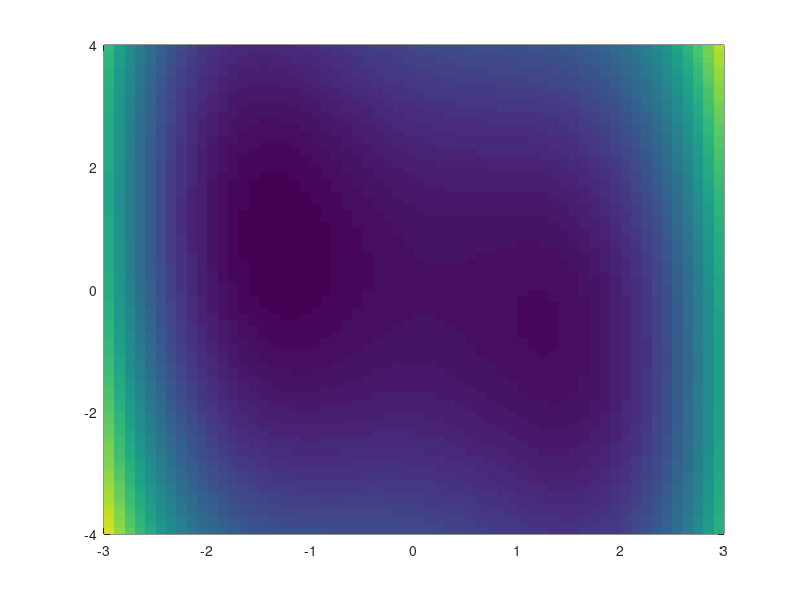

Write the MATLAB code that produced this figure. (Note: this script raises an error after producing the figure.)
[x,y]=meshgrid(-3:0.1:3,-4:0.1:4);
z = (x.^4 - 3*x.^2 + x + y.*y + x.*y);
while(1),
    close all
    pcolor(x,y,z),shading flat;hold on;
    sol = ginput(1)';
    for i=1:100,
       x=sol(1,i);
       y=sol(2,i);
       dx = 4 * x.^3 - 6*x + 1 + y;
       dy = 2 * y + x;
       sol(:,i+1) = sol(:,i) - 0.1 * [dx;dy];
       plot([sol(1,i) sol(1,i+1)],[sol(2,i) sol(2,i+1)],'r', 'LineWidth',3)
       pause
    end;
end;
